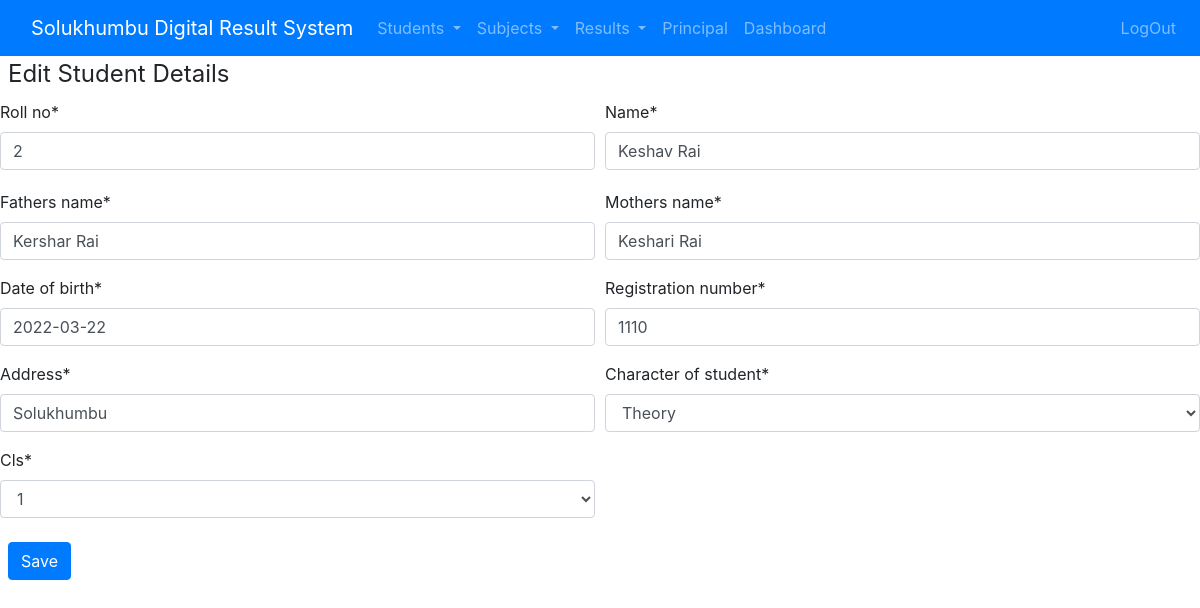
Page /home/student_1/update/2/ (signed in) on the committed database.
### student/models.py (models this page shows, shortened)
class Student(models.Model):
    name = models.CharField(max_length=255)
    roll_no = models.IntegerField(primary_key=True,default='10')
    registration_number = models.IntegerField(default='111')
    fathers_name = models.CharField(max_length=255)
    mothers_name = models.CharField(max_length=255)
    address = models.CharField(max_length=255)
    cls = models.CharField(max_length=10, choices = CLS_CHOICES, default=10)
    date_of_birth = models.DateField(default=datetime.date.today)
    character_of_student = models.CharField(max_length=50, choices=CHAR_CHOICES, default='Good')
    class Meta:
      verbose_name_plural = "students"

### student/views.py (the view)
# urls.py: path('home/student_1/update/<int:pk>/', views.student_update,name='student_update'),
@login_required
def student_update(request, pk):
    template = 'student/student_update.html'
    student = get_object_or_404(Student, pk=pk)
    form = StudentForm(request.POST or None, instance=student)
    if form.is_valid():
        form.save()
        return redirect('home')
    context = {"form": form}
    return render(request, template, context)

### student/forms.py
class StudentForm(forms.ModelForm):
    class Meta:
        model = Student
        fields = ['name','roll_no','registration_number','fathers_name','mothers_name','address','cls','date_of_birth','character_of_student']

### student/templates/student/student_update.html (shortened to what this page needs)
{% extends 'student/base.html' %}
{% block content %}
        {% load crispy_forms_tags %}
        <div >
            <form method="post">
                <legend class="w-auto px-2"> Edit Student Details</legend>
                <div class="form-row">
                    <div class="form-group col-md-6 mb-1">
                      {{ form.roll_no|as_crispy_field }}
                    </div>
                    <div class="form-group col-md-6 mb-0">
                      {{ form.name|as_crispy_field }}
                    </div>
                    <div class="form-group col-md-6 mb-0">
                        {{ form.fathers_name|as_crispy_field }}
                      </div>
                      <div class="form-group col-md-6 mb-0">
                        {{ form.mothers_name|as_crispy_field }}
                      </div>
                      <div class="form-group col-md-6 mb-0">
                        {{ form.date_of_birth|as_crispy_field }}
                      </div>
                      <div class="form-group col-md-6 mb-0">
                          {{ form.registration_number|as_crispy_field }}
                        </div>
                        <div class="form-group col-md-6 mb-0">
                          {{ form.address|as_crispy_field }}
                        </div>
                            <div class="form-group col-md-6 mb-0">
                              {{ form.character_of_student|as_crispy_field }}
                            </div>
                            <div class="form-group col-md-6 mb-0">
                                {{ form.cls|as_crispy_field }}
                              </div>
                </div>
                <button type="submit" name="create-detail" class="m-2 btn btn-primary">Save</button>
        </form>
    </body>
    {% endblock content %}

### rows in the picture
Student: roll_no "2", name "Keshav Rai", fathers_name "Kershar Rai", mothers_name "Keshari Rai", date_of_birth "2022-03-22", registration_number "1110", address "Solukhumbu", character_of_student "Theory", cls "1"
